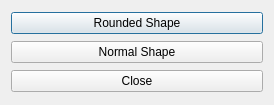
<?xml version="1.0" encoding="UTF-8"?>
<ui version="4.0">
 <class>AbstractFactioryDemoDialog</class>
 <widget class="QDialog" name="AbstractFactioryDemoDialog">
  <property name="geometry">
   <rect>
    <x>0</x>
    <y>0</y>
    <width>274</width>
    <height>105</height>
   </rect>
  </property>
  <property name="windowTitle">
   <string>Dialog</string>
  </property>
  <layout class="QVBoxLayout" name="verticalLayout">
   <item>
    <widget class="QPushButton" name="btnRoundedShape">
     <property name="text">
      <string>Rounded Shape</string>
     </property>
    </widget>
   </item>
   <item>
    <widget class="QPushButton" name="btnNormalShape">
     <property name="text">
      <string>Normal Shape</string>
     </property>
    </widget>
   </item>
   <item>
    <widget class="QPushButton" name="pushButton_3">
     <property name="text">
      <string>Close</string>
     </property>
    </widget>
   </item>
  </layout>
 </widget>
 <resources/>
 <connections>
  <connection>
   <sender>pushButton_3</sender>
   <signal>clicked()</signal>
   <receiver>AbstractFactioryDemoDialog</receiver>
   <slot>reject()</slot>
   <hints>
    <hint type="sourcelabel">
     <x>144</x>
     <y>199</y>
    </hint>
    <hint type="destinationlabel">
     <x>99</x>
     <y>177</y>
    </hint>
   </hints>
  </connection>
 </connections>
</ui>
